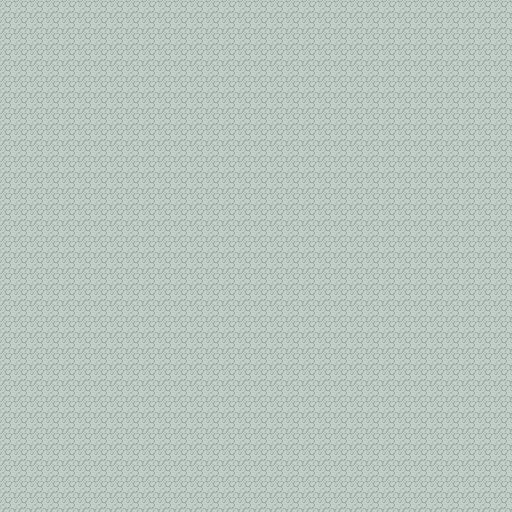

This game map was drawn from its Tiled (.tmx) file and the tilesets committed beside it. A one-line description and the trimmed map source follow:
An orthogonal 32x32 tile map with 16x16 px tiles, 1 tile layer (Background), 2 tilesets.

<map version="1.0" orientation="orthogonal" renderorder="right-down" width="32" height="32" tilewidth="16" tileheight="16" nextobjectid="109">
 <tileset firstgid="1" name="pokemon" tilewidth="16" tileheight="16" spacing="1" tilecount="1708" columns="61">
  <image source="../tilesets/pokemon.bmp" trans="ffffff" width="1036" height="475" />
 </tileset>
 <tileset firstgid="1709" name="world" tilewidth="16" tileheight="16" tilecount="480" columns="30">
  <image source="../tilesets/world.png" width="480" height="256" />
 </tileset>
 <layer name="Background" width="32" height="32">
  <data>[1024 cells, 1024 non-empty, 9 distinct tile ids]</data>
 </layer>
</map>
